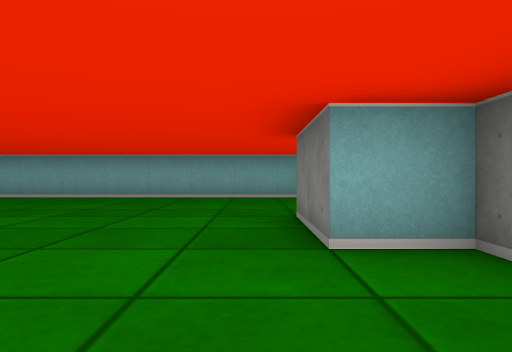
[1] (above)

19 first-person views from a walk through a cub3D ray-caster map. The camera is about half as high as the walls, looks level and sees 70° across. The floor is counted in squares. Each view is taken from the middle of a square. On the plan, view 1 faces up. The plan holds only what a view shows up to about 9 squares ahead; the rest is blank.

[2]
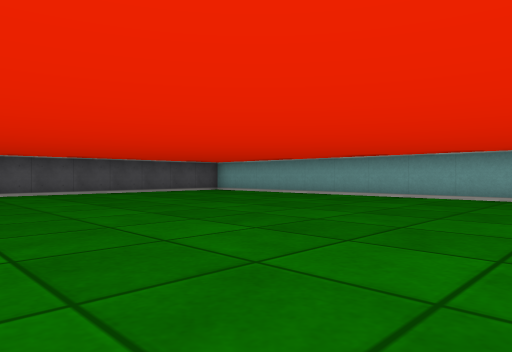

[3]
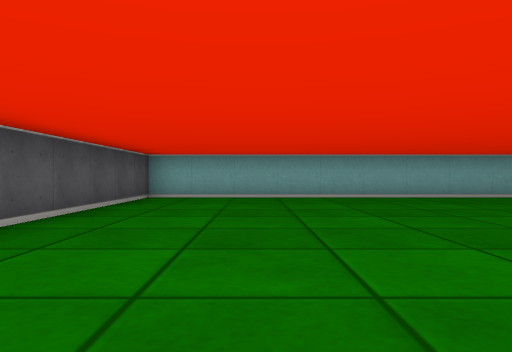

[4]
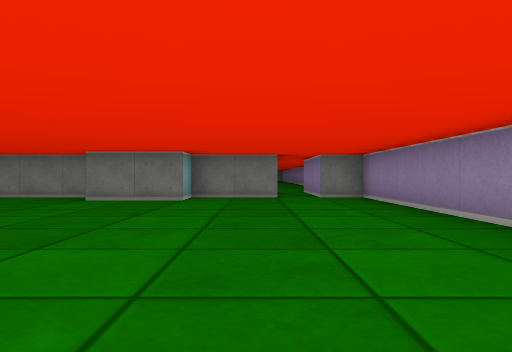

[5]
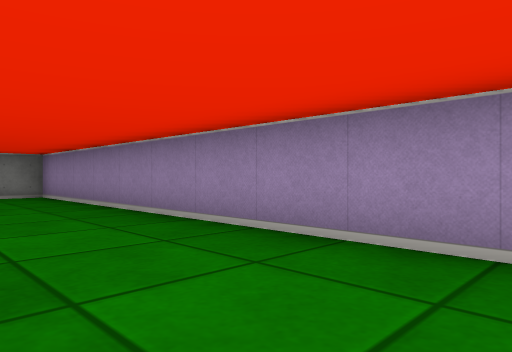

[6]
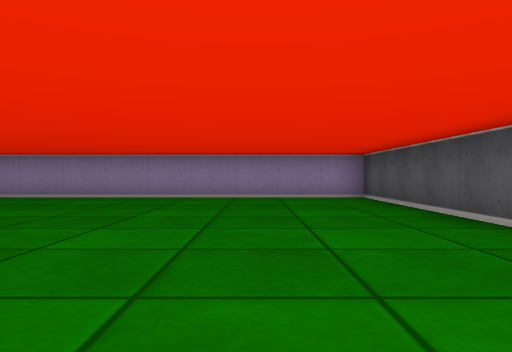

[7]
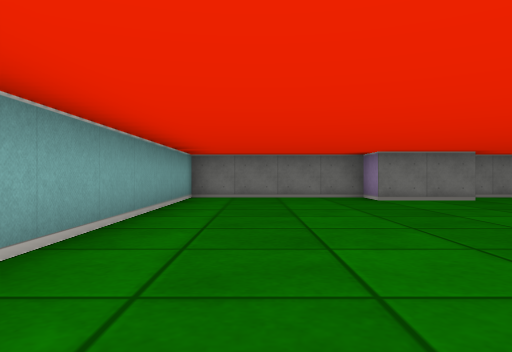

[8]
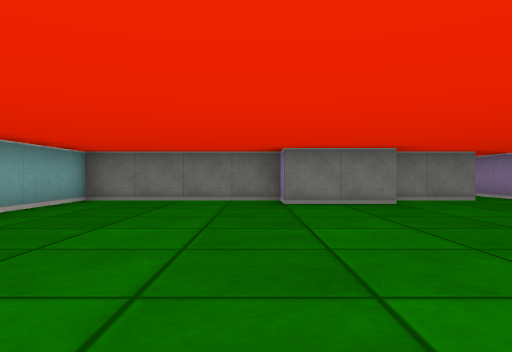

[9]
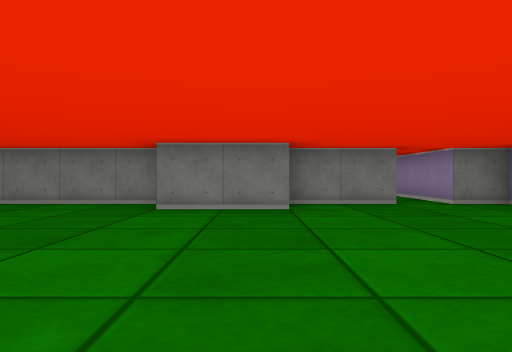

[10]
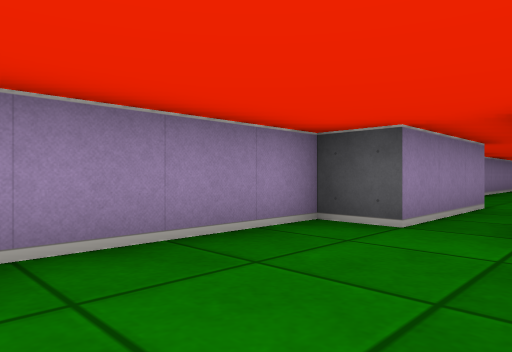

[11]
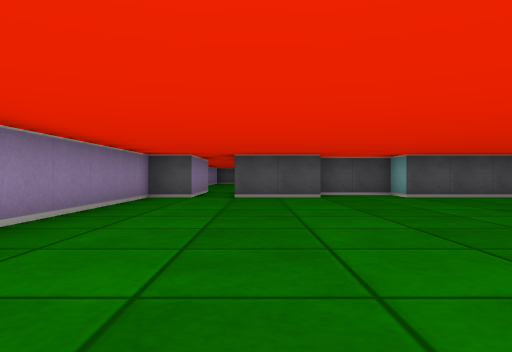

[12]
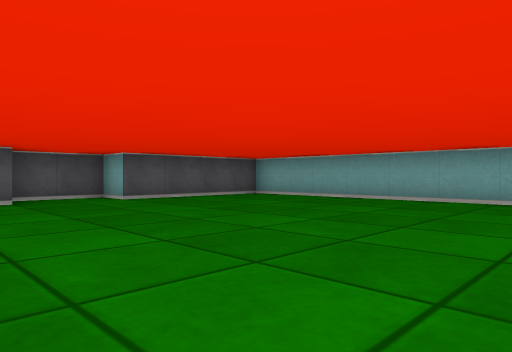

[13]
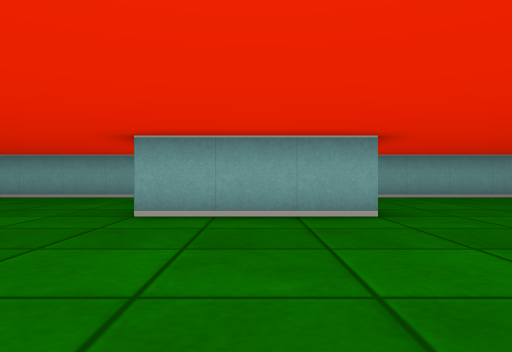

[14]
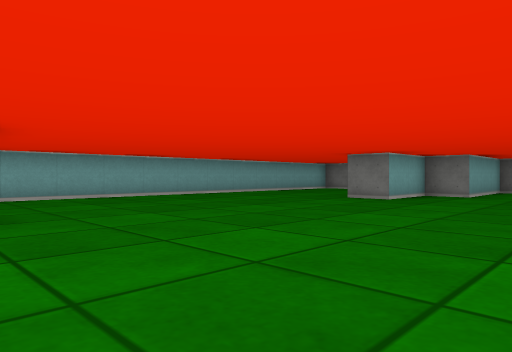

[15]
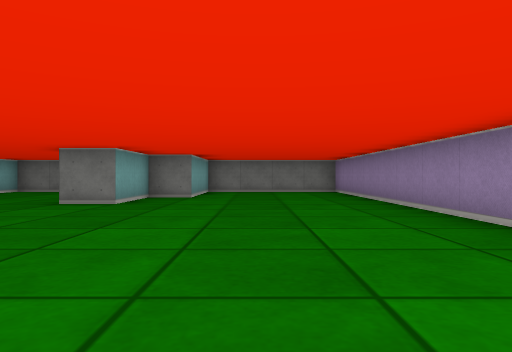

[16]
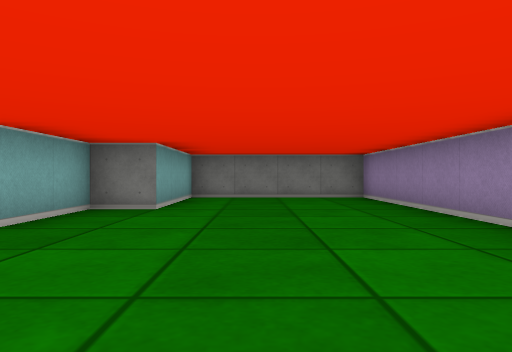

[17]
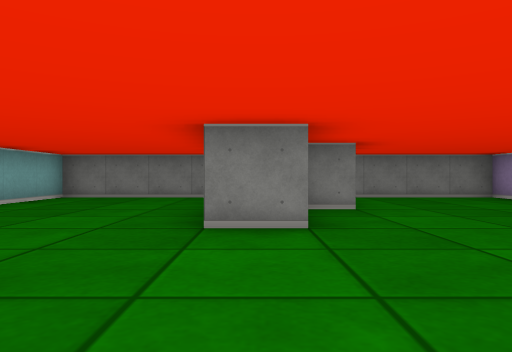

[18]
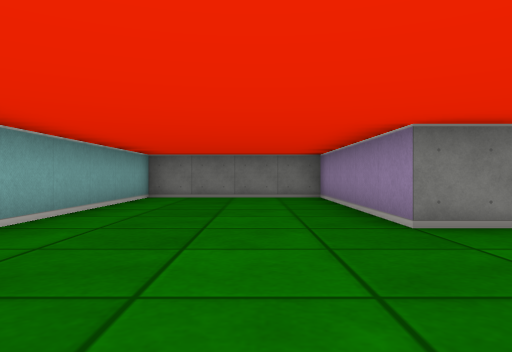

[19]
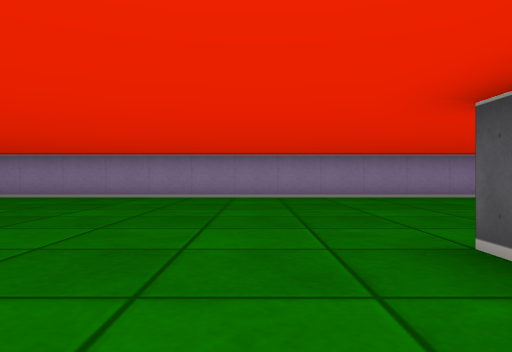

### Floor plan
Points are (right, up) in squares from view 1. A wall is a line through its corners. A room is listed if a view was taken in it or the views show most of it. See-through windows are left out.
Room 1 (views 1, 2, 3, 4, 5, 6, 7, 8, 9)
walls: (1.5, 0.4) (1.5, 2.5) (0.5, 2.5) (0.5, 4.5) (1.5, 4.5) (1.5, 8.5) (-10.5, 8.5) (-10.5, -1.5) (1.5, -1.5) (1.5, -0.5) (4.5, -0.5)
ways out: opening at (5, 0) to room 2
Room 2 (views 10, 11, 12, 13, 14, 15, 16, 17, 18, 19)
walls: (15.5, 4.5) (12.5, 4.5); (11.9, -1.5) (27.5, -1.5) (27.5, 2.5) (24.5, 2.5) (24.5, 3.5) (22.5, 3.5) (22.5, 4.5) (27.5, 4.5) (27.5, 8.5) (22.5, 8.5); (20, 8.5) (16.5, 8.5); (11.2, 8.5) (6.8, 8.5); (4.5, 2.6) (4.5, 0.5); (4.5, -0.5) (4.5, -1.5) (9.5, -1.5); (4.5, 7) (4.5, 4.5) (3.5, 4.5) (3.5, 2.6)
ways out: opening at (5, 0) to room 1

Where each view was taken, in squares from view 1:
view 1: 0 up, 0 right, facing up
view 2: 0 up, 0 right, facing up-left
view 3: 0 up, 8 left, facing up
view 4: 1 up, 7 left, facing right
view 5: 1 up, 8 left, facing down-right
view 6: 7 up, 8 left, facing down
view 7: 7 up, 7 left, facing right
view 8: 5 up, 6 left, facing right
view 9: 3 up, 5 left, facing right
view 10: 1 up, 8 right, facing down-left
view 11: 1 up, 13 right, facing left
view 12: 1 up, 12 right, facing up-left
view 13: 0 up, 14 right, facing up
view 14: 0 up, 15 right, facing up-right
view 15: 1 up, 16 right, facing right
view 16: 1 up, 19 right, facing right
view 17: 4 up, 19 right, facing right
view 18: 6 up, 19 right, facing right
view 19: 7 up, 17 right, facing down
